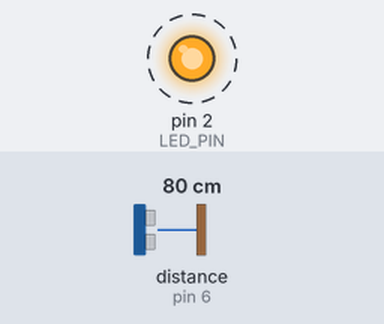
Bench run of a sketch on a simulated Arduino Uno, built with avr-gcc and run on an emulated ATmega328P. Shown: output pins drawn as LEDs (lit = HIGH). Wiring (inferred from the names in the program): ultrasonic range finder: trigger pin 5; echo pin 6. Dashed ring = blinking. Inputs (shaded band) come from the test bench; at power-on: distance to the obstacle (sensor on pin 6) 80 cm. The echo pulse lasts 58.3 µs per cm; pins used as bus, display or sensor lines are not drawn.

Above: at 0.2 s.
Timing chart, 0 to 3.0 s (numbered marks = the images above):
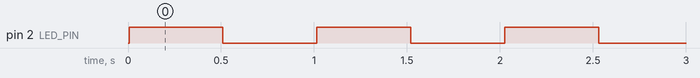

The sketch:

esp8266.ino
```cpp
// (licence header left out)
#include <Arduino.h>

#define trigPin 5
#define echoPin 6
#define IR_PIN 1
#define LED_PIN 2

int delay_time = 500;
bool distanceTriggered = false;

void setup() {
  pinMode(LED_PIN, OUTPUT);
  pinMode(trigPin, OUTPUT);
  pinMode(echoPin, INPUT);
  pinMode(IR_PIN, INPUT);
  Serial.begin(9600);
}

void loop() {
  // 超声波测距
  digitalWrite(trigPin, LOW);
  delayMicroseconds(2);
  digitalWrite(trigPin, HIGH);
  delayMicroseconds(10);
  digitalWrite(trigPin, LOW);

  long duration = pulseIn(echoPin, HIGH);
  int d = duration * 17 / 1000;

  // 读取红外传感器
  int ir = digitalRead(IR_PIN);

  // 检查距离条件是否第一次满足
  if (d < 150 && !distanceTriggered) {
    distanceTriggered = true;
  }

  // 逻辑控制
  if (distanceTriggered && ir == 1) {
    // 两个条件都满足 - 常亮
    digitalWrite(LED_PIN, HIGH);
  } else if (distanceTriggered || ir == 1) {
    // 只有一个条件满足 - 闪烁
    static bool ledState = false;
    ledState = !ledState;
    digitalWrite(LED_PIN, ledState);
    delay(delay_time);
  } else {
    // 两个条件都不满足 - 熄灭
    digitalWrite(LED_PIN, LOW);

  }
}
```

Measured:
- by itself, pin 2 (LED_PIN): alternates HIGH for 0.51 s and LOW for 0.51 s
